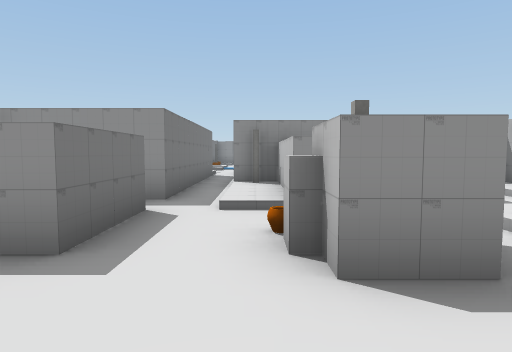
view 1 (above)

17 first-person views from a walk through a Unity game level. The camera is 1.3 m above the floor, tilts 4° down and sees 75° across. The floor is counted in squares, 2 m on a side. Each view is taken from the middle of a square. On the plan, view 1 faces up. The plan holds only what a view shows up to about 10 squares ahead; the rest is blank. The place goes on beyond the plan. The player is left out. Some surface patterns are stand-ins.

view 2
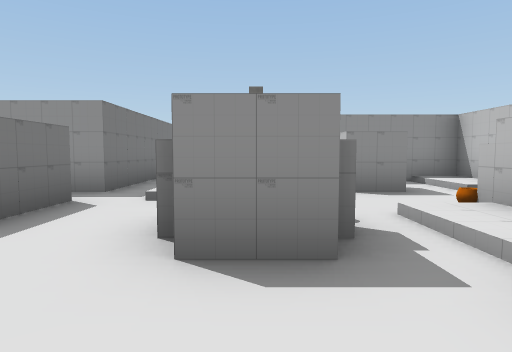

view 3
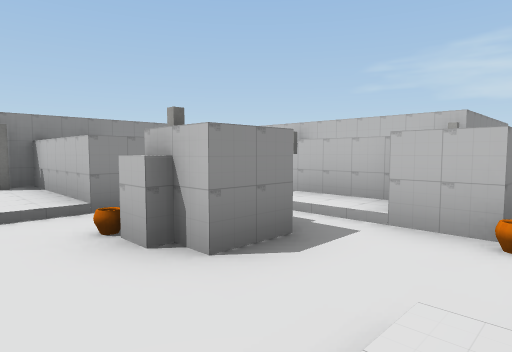

view 4
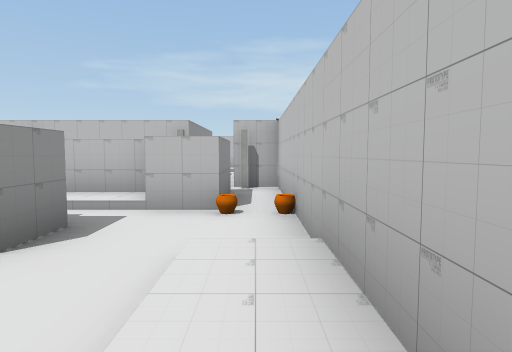

view 5
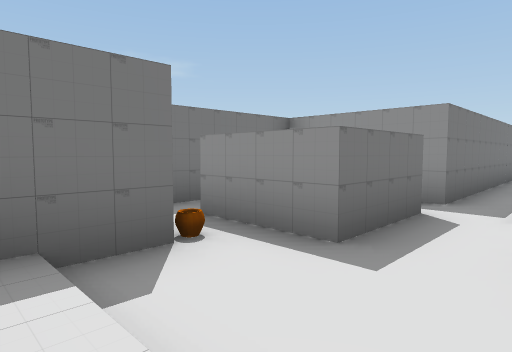

view 6
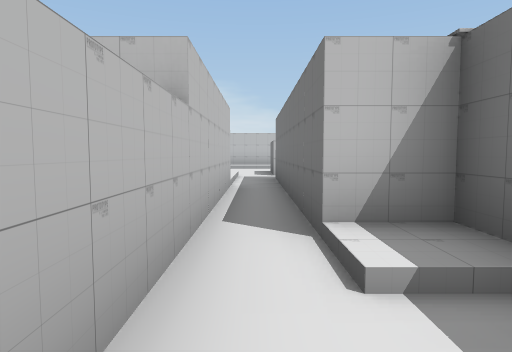

view 7
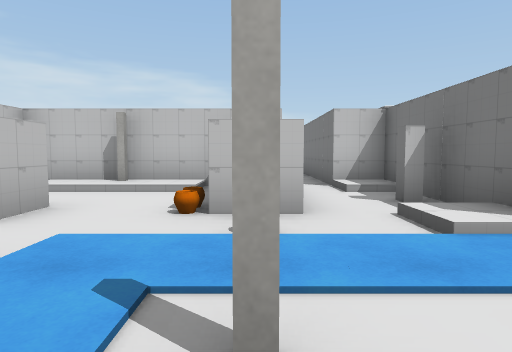

view 8
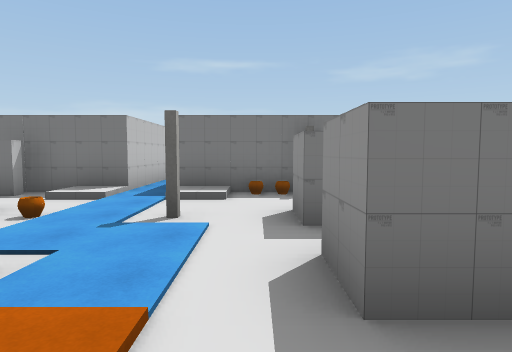

view 9
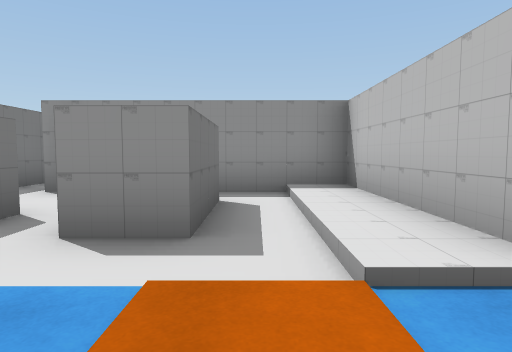

view 10
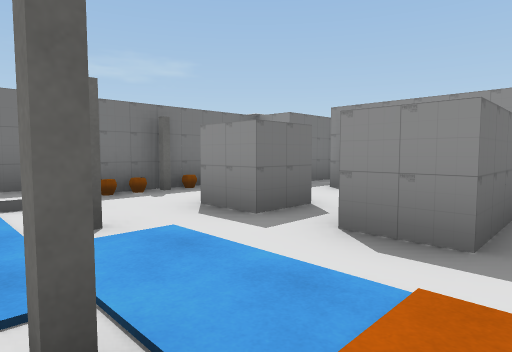

view 11
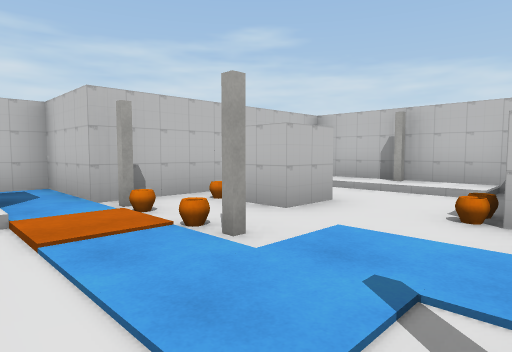

view 12
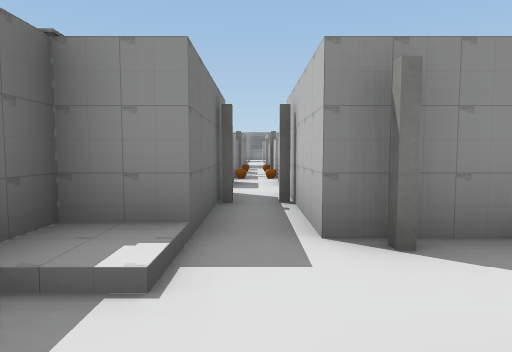

view 13
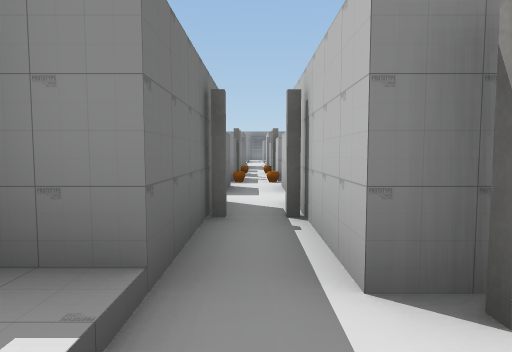

view 14
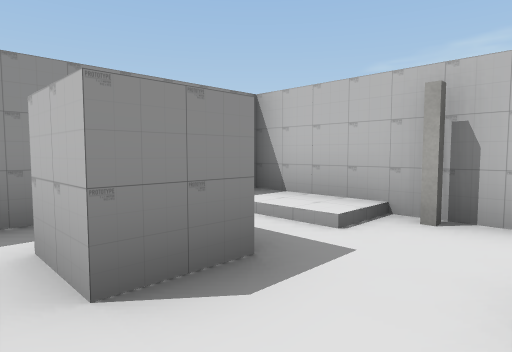

view 15
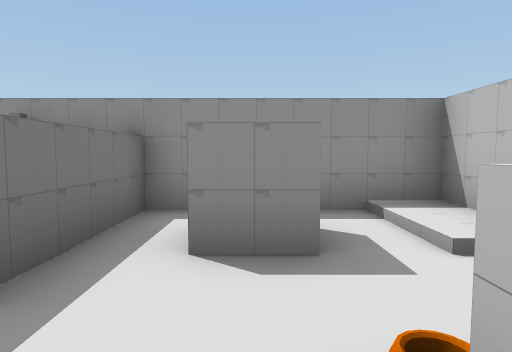

view 16
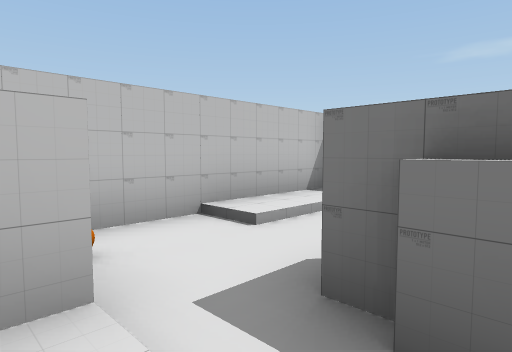

view 17
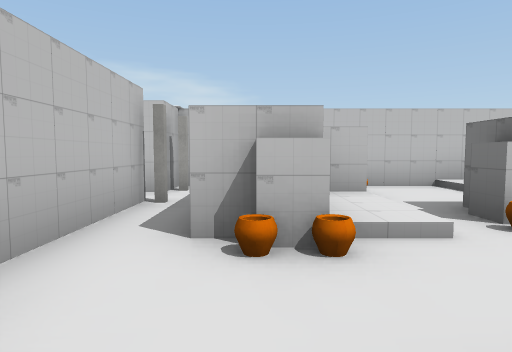

### Floor plan
Key: @ floor where view 1 was taken; # wall or solid block; x gap in a wall; . main floor; : floor 0.25 m higher than the main floor; / step, stairs or slope; ^ raised ledge; O other object.
Columns run from 5 left of view 1 to 7 right of it. Each row starts with its distance up from view 1.
 28    #.#
 27     .
 26    #.#
 25    #.
 24    #.#
 23    #x#
 22    #.######
 21    #.##..:#
 20    #..##.:#
 19    #.#.#.:#
 18   # .....:#
 17   #:.#......#
 16  ......#.####
 15 ###:....##
 14   #O.#..##
 13   ##.#...
 12   #:.#/:#
 11   ##.#####
 10    #.#
  9    #.#
  8    #.#
  7    #.#######
  6    #.:#.#.:#
  5    #.:#...##
  4    #.....^##
  3 ####..#.:###
  2   #.....:###
  1   #....####.
  0   #::@.#####
 -1   #########

Where each view was taken, in squares from view 1:
view 1: 0 up, 0 right, facing up
view 2: 0 up, 1 right, facing up
view 3: 0 up, 1 left, facing up-right
view 4: 0 up, 2 left, facing right
view 5: 0 up, 0 right, facing up-left
view 6: 14 up, 1 left, facing down
view 7: 18 up, 0 right, facing down
view 8: 18 up, 4 right, facing left
view 9: 16 up, 3 right, facing up
view 10: 16 up, 3 right, facing up-left
view 11: 18 up, 0 right, facing down-right
view 12: 19 up, 1 left, facing up
view 13: 20 up, 1 left, facing up
view 14: 4 up, 2 right, facing up-right
view 15: 3 up, 3 right, facing up
view 16: 3 up, 3 right, facing down-left
view 17: 6 up, 4 right, facing down
